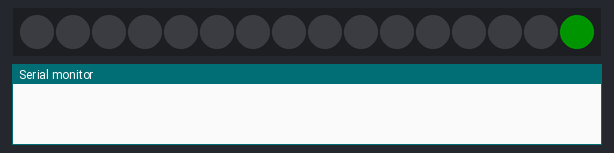
This sketch was run on a simulated Arduino Uno, built with avr-gcc and run on an emulated ATmega328P. Parts: 16 RGB LEDs in strip order, left to right, the last lines printed to the serial monitor. Dim RGB values are drawn brighter than linear.

Above: at 0.05 s.
At 1.56 s:
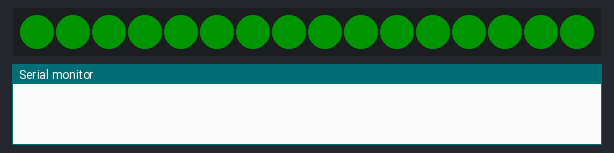
At 2.5 s:
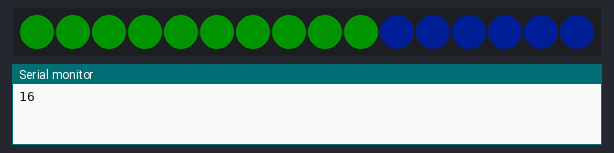
At 8.6 s:
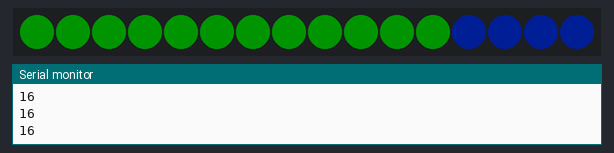
At 18.7 s:
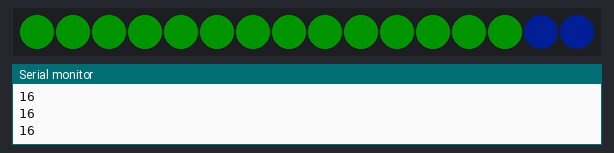
At 36.9 s:
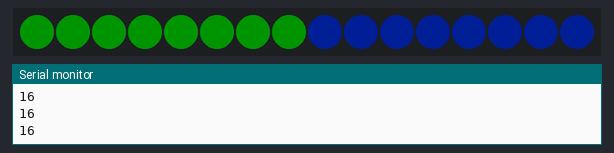

The sketch:

LED.ino
```cpp
#include <Adafruit_NeoPixel.h>

#define pixelPin 3

bool LEDINIT = false;
uint16_t HP;
uint16_t shield;

// Parameter 1 = number of pixels in strip
// Parameter 2 = Arduino pin number (most are valid)
// Parameter 3 = pixel type flags, add together as needed:
// NEO_KHZ800  800 KHz bitstream (most NeoPixel products w/WS2812 LEDs)
// NEO_KHZ400  400 KHz (classic 'v1' (not v2) FLORA pixels, WS2811 drivers)
// NEO_GRB     Pixels are wired for GRB bitstream (most NeoPixel products)
// NEO_RGB     Pixels are wired for RGB bitstream (v1 FLORA pixels, not v2)
// NEO_RGBW    Pixels are wired for RGBW bitstream (NeoPixel RGBW products)

// TODO: change strip to ring object name
Adafruit_NeoPixel strip = Adafruit_NeoPixel(16, pixelPin, NEO_GRB + NEO_KHZ800);

int ringLen = strip.numPixels();

// IMPORTANT: To reduce NeoPixel burnout risk, add 1000 uF capacitor across
// pixel power leads, add 300 - 500 Ohm resistor on first pixel's data input
// and minimize distance between Arduino and first pixel.  Avoid connecting
// on a live circuit...if you must, connect GND first.

void setup() {
  Serial.begin(9600);
  ledSetup();
}

void loop() {
  if (LEDINIT == false) {
    hpInit();
    shieldInit(8);
    LEDINIT = true;
  } else {

    loseShield(2);
    Serial.println(HP);
    delay(2000);
    loseShield(2);
    Serial.println(HP);
    delay(2000);
    loseShield(2);
    Serial.println(HP);
    delay(2000);
    gainShield(2);
    Serial.println(HP);
    delay(2000);
    gainShield(2);
    Serial.println(HP);
    delay(2000);
    gainShield(2);
    Serial.println(HP);
    delay(2000);
  }

  // // Some example procedures showing how to display to the pixels:
  // colorWipe(strip.Color(255, 0, 0), 50); // Red
  // colorWipe(strip.Color(0, 255, 0), 50); // Green
  // colorWipe(strip.Color(0, 0, 255), 50); // Blue
  // //colorWipe(strip.Color(0, 0, 0, 255), 50); // White RGBW
  // // Send a theater pixel chase in...
  // theaterChase(strip.Color(127, 127, 127), 50); // White
  // theaterChase(strip.Color(127, 0, 0), 50); // Red
  // theaterChase(strip.Color(0, 0, 127), 50); // Blue
}

void ledSetup() {
  strip.begin();
  strip.show(); // Initialize all pixels to 'off'
  strip.setBrightness(20);
}

void hpInit() {
  for(uint16_t i=1; i <= ringLen; i++) {
    strip.setPixelColor(ringLen - i, strip.Color(0, 255, 0));
    strip.show();
    delay(100);
  }
  HP = ringLen;
}

void shieldInit(uint16_t units) {
  for(uint16_t i=1; i <= units; i++) {
    strip.setPixelColor(ringLen - i, strip.Color(0, 50, 255));
    strip.show();
    delay(100);
  }
  shield = units;
}

// iterate normally instead of inverse
void loseHP(uint16_t units) {
  for (uint8_t i = 0; i < units; i++) {
    strip.setPixelColor(ringLen - HP, strip.Color(0,0,0));
    strip.show();
    delay(10);
    HP --;
  }
}

void gainHP(uint16_t units) {
  for (uint8_t i = 0; i < units; i++) {
    strip.setPixelColor(ringLen - HP - 1, strip.Color(0, 255,0));
    strip.show();
    delay(10);
    HP ++;
  }
}

void loseShield(uint16_t units) {
  for (uint8_t i = 0; i < units; i++) {
    strip.setPixelColor(ringLen - shield, strip.Color(0, 255,0));
    strip.show();
    delay(10);
    shield --;
  }
}

void gainShield(uint16_t units) {
  for (uint8_t i = 0; i < units; i++) {
    strip.setPixelColor(ringLen - shield - 1, strip.Color(0, 50,255));
    strip.show();
    delay(10);
    shield ++;
  }
}

// Adafruit library functions:

// Fill the dots one after the other with a color
void colorWipe(uint32_t c, uint8_t wait) {
  for(uint16_t i=0; i < strip.numPixels(); i++) {
    strip.setPixelColor(i, c);
    strip.show();
    delay(wait);
  }
}

//Theatre-style crawling lights.
void theaterChase(uint32_t c, uint8_t wait) {
  for (int j=0; j<10; j++) {  //do 10 cycles of chasing
    for (int q=0; q < 3; q++) {
      for (uint16_t i=0; i < strip.numPixels(); i=i+3) {
        strip.setPixelColor(i+q, c);    //turn every third pixel on
      }
      strip.show();

      delay(wait);

      for (uint16_t i=0; i < strip.numPixels(); i=i+3) {
        strip.setPixelColor(i+q, 0);        //turn every third pixel off
      }
    }
  }
}


// Input a value 0 to 255 to get a color value.
// The colours are a transition r - g - b - back to r.
uint32_t Wheel(byte WheelPos) {
  WheelPos = 255 - WheelPos;
  if(WheelPos < 85) {
    return strip.Color(255 - WheelPos * 3, 0, WheelPos * 3);
  }
  if(WheelPos < 170) {
    WheelPos -= 85;
    return strip.Color(0, WheelPos * 3, 255 - WheelPos * 3);
  }
  WheelPos -= 170;
  return strip.Color(WheelPos * 3, 255 - WheelPos * 3, 0);
}
```
